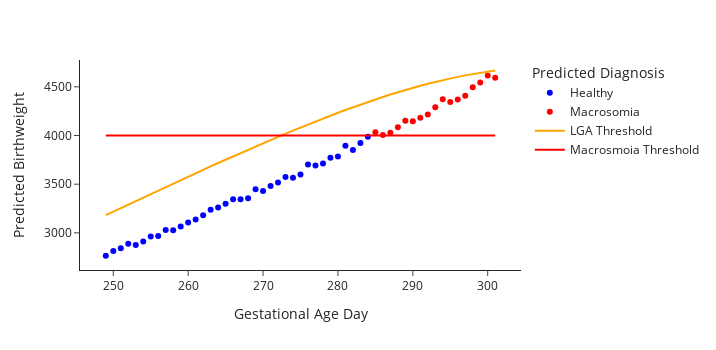

Here is the notebook cell this chart was saved with:
### Code cell
fig = px.scatter(overall_result, x= "Gestational Age Day", y=overall_result["Predicted Birthweight"], color = "Predicted Diagnosis", color_discrete_sequence = ['blue','red','orange'])
fig.add_scatter(x= overall_result["Gestational Age Day"], y=overall_result['90th percentile BW'], mode = "lines", name  = "LGA Threshold", marker = dict(color = 'orange'))
fig.add_scatter(x= overall_result["Gestational Age Day"], y=overall_result['Macrosomoia Weight'], mode = "lines", name  = "Macrosmoia Threshold", marker = dict(color = 'red'))
fig.update_layout(width=716, height=350,template="simple_white")
# Show plot 
fig.show()

### Figure 1 — Plotly figure (JSON) as saved in the notebook; plotly's stock layout.template omitted (floating-point values rounded to 4 significant figures)
{"data": [{"hovertemplate": "Predicted Diagnosis=Healthy<br>Gestational Age Day=%{x}<br>Predicted Birthweight=%{y}<extra></extra>", "legendgroup": "Healthy", "marker": {"color": "blue", "symbol": "circle"}, "mode": "markers", "name": "Healthy", "orientation": "v", "showlegend": true, "type": "scatter", "x": [249, 250, 251, 252, 253, 254, 255, 256, 257, 258, 259, 260, 261, 262, 263, 264, 265, 266, 267, 268, 269, 270, 271, 272, 273, 274, 275, 276, 277, 278, 279, 280, 281, 282, 283, 284], "xaxis": "x", "y": [2765.0, 2812.0, 2842.0, 2888.0, 2876.0, 2912.0, 2963.0, 2967.0, 3030.0, 3028.0, 3066.0, 3107.0, 3138.0, 3180.0, 3237.0, 3261.0, 3299.0, 3346.0, 3344.0, 3355.0, 3448.0, 3430.0, 3483.0, 3517.0, 3574.0, 3566.0, 3601.0, 3701.0, 3691.0, 3713.0, 3771.0, 3785.0, 3895.0, 3852.0, 3924.0, 3987.0], "yaxis": "y"}, {"hovertemplate": "Predicted Diagnosis=Macrosomia<br>Gestational Age Day=%{x}<br>Predicted Birthweight=%{y}<extra></extra>", "legendgroup": "Macrosomia", "marker": {"color": "red", "symbol": "circle"}, "mode": "markers", "name": "Macrosomia", "orientation": "v", "showlegend": true, "type": "scatter", "x": [285, 286, 287, 288, 289, 290, 291, 292, 293, 294, 295, 296, 297, 298, 299, 300, 301], "xaxis": "x", "y": [4033.0, 4004.0, 4029.0, 4086.0, 4151.0, 4145.0, 4183.0, 4216.0, 4291.0, 4373.0, 4346.0, 4369.0, 4410.0, 4497.0, 4545.0, 4618.0, 4593.0], "yaxis": "y"}, {"marker": {"color": "orange"}, "mode": "lines", "name": "LGA Threshold", "type": "scatter", "x": [249, 250, 251, 252, 253, 254, 255, 256, 257, 258, 259, 260, 261, 262, 263, 264, 265, 266, 267, 268, 269, 270, 271, 272, 273, 274, 275, 276, 277, 278, 279, 280, 281, 282, 283, 284, 285, 286, 287, 288, 289, 290, 291, 292, 293, 294, 295, 296, 297, 298, 299, 300, 301], "y": [3182.0, 3218.0, 3255.0, 3291, 3327.0, 3364.0, 3400.0, 3436.0, 3472.0, 3507.0, 3543, 3578.0, 3613.0, 3648.0, 3683.0, 3718.0, 3752.0, 3786.0, 3820.0, 3854.0, 3887.0, 3921.0, 3954.0, 3987.0, 4019, 4051.0, 4083.0, 4114.0, 4145.0, 4175.0, 4205.0, 4234, 4263.0, 4291.0, 4318.0, 4345.0, 4371.0, 4396.0, 4421.0, 4444.0, 4467.0, 4489.0, 4511.0, 4531.0, 4550.0, 4569.0, 4586.0, 4603.0, 4618.0, 4632.0, 4645.0, 4657.0, 4668.0]}, {"marker": {"color": "red"}, "mode": "lines", "name": "Macrosmoia Threshold", "type": "scatter", "x": [249, 250, 251, 252, 253, 254, 255, 256, 257, 258, 259, 260, 261, 262, 263, 264, 265, 266, 267, 268, 269, 270, 271, 272, 273, 274, 275, 276, 277, 278, 279, 280, 281, 282, 283, 284, 285, 286, 287, 288, 289, 290, 291, 292, 293, 294, 295, 296, 297, 298, 299, 300, 301], "y": [4000, 4000, 4000, 4000, 4000, 4000, 4000, 4000, 4000, 4000, 4000, 4000, 4000, 4000, 4000, 4000, 4000, 4000, 4000, 4000, 4000, 4000, 4000, 4000, 4000, 4000, 4000, 4000, 4000, 4000, 4000, 4000, 4000, 4000, 4000, 4000, 4000, 4000, 4000, 4000, 4000, 4000, 4000, 4000, 4000, 4000, 4000, 4000, 4000, 4000, 4000, 4000, 4000]}], "layout": {"height": 350, "legend": {"title": {"text": "Predicted Diagnosis"}, "tracegroupgap": 0}, "margin": {"t": 60}, "width": 716, "xaxis": {"anchor": "y", "domain": [0, 1], "title": {"text": "Gestational Age Day"}}, "yaxis": {"anchor": "x", "domain": [0, 1], "title": {"text": "Predicted Birthweight"}}}}
